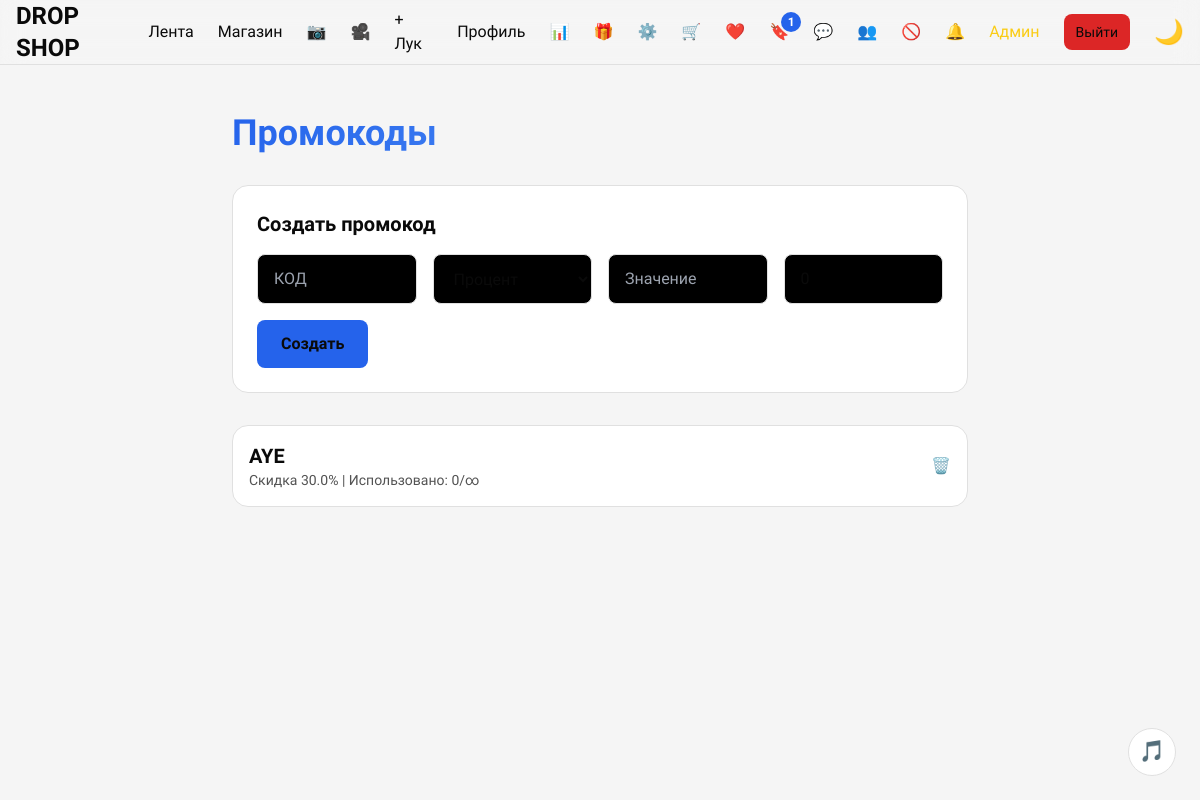
The page /admin/promos (signed in) on the database its author committed.
### tables this page shows
CREATE TABLE promos (
            id INTEGER PRIMARY KEY AUTOINCREMENT,
            code TEXT UNIQUE NOT NULL,
            discount_type TEXT NOT NULL,
            value REAL NOT NULL,
            max_uses INTEGER DEFAULT 0,
            used_count INTEGER DEFAULT 0,
            created_at TIMESTAMP DEFAULT CURRENT_TIMESTAMP
        );

### app.py (the view)
@app.route('/admin/promos')
def admin_promos():
    if 'user_id' not in session or session.get('role') != 'admin':
        return redirect('/login')
    conn = get_db()
    promos = conn.execute("SELECT * FROM promos ORDER BY created_at DESC").fetchall()
    conn.close()
    return render_template('admin_promos.html', promos=promos)

### app.py (called while the page is built)
@app.context_processor
def inject_notification_count():
    if 'user_id' in session:
        conn = get_db()
        count = conn.execute("SELECT COUNT(*) FROM notifications WHERE user_id=? AND is_read=0",
                             (session['user_id'],)).fetchone()[0]
        conn.close()
        return {'unread_notifications': count}
    return {'unread_notifications': 0}

@app.context_processor
def inject_cart_count():
    if 'user_id' in session:
        conn = get_db()
        count = conn.execute("SELECT COUNT(*) FROM cart_items WHERE user_id=?",
                             (session['user_id'],)).fetchone()[0]
        conn.close()
        return {'cart_count': count}
    return {'cart_count': 0}

@app.context_processor
def inject_wishlist_count():
    if 'user_id' in session:
        conn = get_db()
        count = conn.execute("SELECT COUNT(*) FROM wishlist WHERE user_id=?",
                             (session['user_id'],)).fetchone()[0]
        conn.close()
        return {'wishlist_count': count}
    return {'wishlist_count': 0}

@app.context_processor
def inject_bookmarks_count():
    if 'user_id' in session:
        conn = get_db()
        count = conn.execute("SELECT COUNT(*) FROM post_bookmarks WHERE user_id=?",
                             (session['user_id'],)).fetchone()[0]
        conn.close()
        return {'bookmarks_count': count}
    return {'bookmarks_count': 0}

### templates/admin_promos.html (shortened to what this page needs)
{% extends "base.html" %}
{% block content %}
<div class="max-w-3xl mx-auto px-4 py-12">
    <h1 class="text-4xl font-black mb-8 gradient-text">Промокоды</h1>
    <form method="POST" action="/admin/promos/add" class="card-hover rounded-2xl p-6 mb-8" style="background: var(--card-bg); border: 1px solid var(--border);">
        <h2 class="text-xl font-bold mb-4">Создать промокод</h2>
        <div class="grid grid-cols-1 md:grid-cols-4 gap-4">
            <input type="text" name="code" placeholder="КОД" required class="bg-black border border-[var(--border)] rounded-lg px-4 py-3 uppercase">
            <select name="type" class="bg-black border border-[var(--border)] rounded-lg px-4 py-3">
                <option value="percent">Процент</option>
            </select>
            <input type="number" name="value" placeholder="Значение" step="0.01" required class="bg-black border border-[var(--border)] rounded-lg px-4 py-3">
            <input type="number" name="max_uses" placeholder="Макс. использований (0=∞)" value="0" class="bg-black border border-[var(--border)] rounded-lg px-4 py-3">
        </div>
        <button type="submit" class="mt-4 bg-[var(--accent)] px-6 py-3 rounded-lg font-bold">Создать</button>
    </form>
    <div class="space-y-4">
        {% for promo in promos %}
        <div class="card-hover rounded-2xl p-4 flex justify-between items-center" style="background: var(--card-bg); border: 1px solid var(--border);">
            <div>
                <p class="font-bold text-xl">{{ promo.code }}</p>
                <p class="text-sm opacity-70">
                    {% if promo.discount_type == 'percent' %}Скидка {{ promo.value }}%{% else %}Скидка {{ promo.value }} ₽{% endif %}
                    | Использовано: {{ promo.used_count }}/{% if promo.max_uses > 0 %}{{ promo.max_uses }}{% else %}∞{% endif %}
                </p>
            </div>
            <a href="/admin/promos/delete/{{ promo.id }}" class="text-red-400 hover:text-red-300" onclick="return confirm('Удалить промокод?')">🗑️</a>
        </div>
        {% endfor %}
    </div>
</div>
{% endblock %}

### templates/base.html (style rules this page uses)
:root { --bg: #0a0a0a; --text: #ffffff; --accent: #3B82F6; --card-bg: #111111; --border: #2a2a2a; }
[data-theme="light"] { --bg: #f5f5f5; --text: #0a0a0a; --accent: #2563EB; --card-bg: #ffffff; --border: #e0e0e0; }
body { font-family: 'Unbounded', sans-serif; background: var(--bg); color: var(--text); transition: background 0.4s, color 0.4s; padding-bottom: 80px; }
@media (min-width: 768px) { body { padding-bottom: 0; } }
.card-hover { transition: all 0.4s cubic-bezier(0.23, 1, 0.32, 1); transform-style: preserve-3d; perspective: 1000px; background: var(--card-bg); border: 1px solid var(--border); }
.gradient-text { background: linear-gradient(135deg, var(--accent), #60A5FA); -webkit-background-clip: text; -webkit-text-fill-color: transparent; }

### rows shown on the page
promos: code "AYE", value "30.0", used_count "0"

### other values the page prints
{{ bookmarks_count }} "1"
